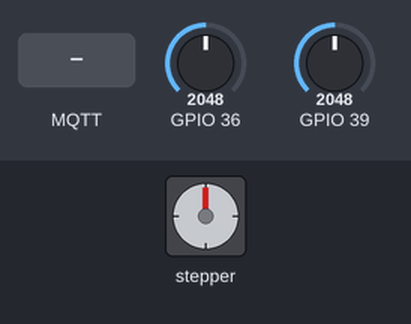
The sketch below on a simulated ESP32. Parts: stepper motor. The test bench sets the inputs (shaded band); at power-on: GPIO 36 = 2048, GPIO 39 = 2048. WiFi joins after 1.5 s; servers stay silent unless stated; no MQTT or app messages arrive unless stated; stepper angles assume 2048 steps per turn; what the sketch prints to the serial monitor is not drawn.

Above: at 2.7 s.
2.8 s: GPIO 36 set to 1036
4.3 s: GPIO 36 set to 945
At 4.75 s:
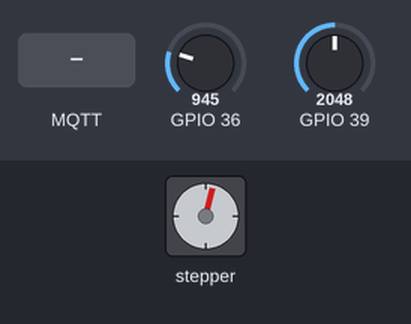
At 5.35 s:
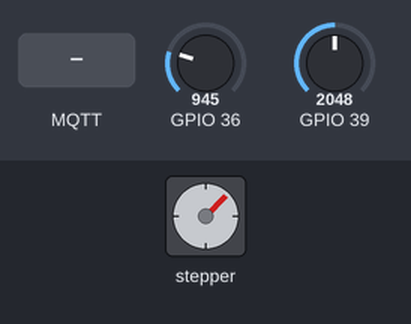
7.3 s: MQTT message "control/window" arrives on the second subscribed topic
At 7.47 s:
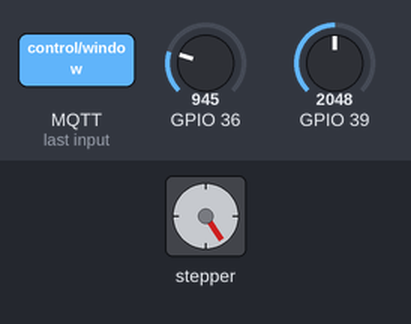
10.3 s: MQTT message "5" arrives on the second subscribed topic
19.3 s: MQTT message "on" arrives on the second subscribed topic
Timing chart, 0 to 23.3 s (numbered marks = the images above; inputs shaded):
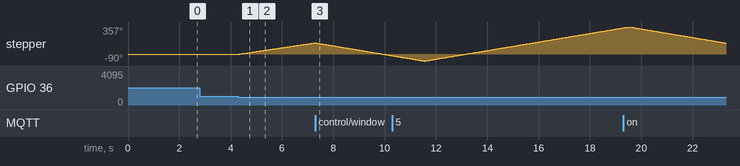

Measured:
- the behaviour switches between 1000 and 999 on GPIO 36 (found by bisection; images 0 and 1)
- after the input at 2.8 s, every drawn part: stays the same
- after the input at 4.3 s, stepper: keeps turning clockwise at about 50°/s, starting at once

The sketch:

windowBlind.ino
```cpp
#include <Stepper.h>
#include <WiFi.h> // Wifi 라이브러리 추가
#include <PubSubClient.h> // MQTT client 라이브러리

// ULN2003 Motor Driver Pins
#define IN1 0
#define IN2 18
#define IN3 23
#define IN4 19
#define IN5 21
#define IN6 22
#define IN7 14
#define IN8 12
#define W_STEP 510
#define B_STEP 3125

const int stepsPerRevolution = 64;  // change this to fit the number of steps per revolution

// initialize the stepper library
Stepper window(stepsPerRevolution, IN1, IN3, IN2, IN4);
//Stepper blind(stepsPerRevolution, IN5, IN7, IN6, IN8);

const char* ssid = "koss"; //사용하는 Wifi 이름
const char* password = "a123456789!"; // 비밀번호
const char* mqtt_server = "3.34.1.95"; // MQTT broker ip
const char* clientName = "wbController"; // client 이름

WiFiClient espClient; // 인터넷과 연결할 수 있는 client 생성
PubSubClient client(espClient); // 해당 client를 mqtt client로 사용할 수 있도록 설정

int step1 = 0, step2 = 0;
//int prev1 = 0, prev2 = 0;

void setup_wifi() {
   delay(10);
   Serial.println();
   Serial.print("Connecting to ");
   Serial.println(ssid);
   WiFi.mode(WIFI_STA);
   WiFi.begin(ssid, password);
   while(WiFi.status() != WL_CONNECTED)
   {
     delay(500);
     Serial.print(".");
   }
   Serial.println("");
   Serial.println("WiFi connected");
   Serial.println("IP address: ");
   Serial.println(WiFi.localIP());
}

void reconnect() {
  //연결될 때까지 시도
  while (!client.connected())
  {
    Serial.print("Attempting MQTT connection...");
    if (client.connect(clientName))
    {
      //연결 성공e default branch is considered the “base” branch in your repository, against which all pull requests and code commits are automatically made, unless you specify a different branch
      Serial.println("connected");
      client.subscribe("control/blind"); // blind 토픽 구독
      client.subscribe("control/window"); // window 토픽 구독
    }
    else
    {
      //연결실패하면 현재 상태 출력하고 5초 후 다시 시도
      Serial.print("failed, rc=");
      Serial.print(client.state());
      Serial.println(" try again in 5 seconds");
      delay(5000);
    }
  }
}

void callback(char* topic, byte* payload, unsigned int uLen) {
  char message[uLen];
  int i;
  for(i = 0; i < uLen; i++){message[i]=(char)payload[i];}

  Serial.print("Subscribe ");
  Serial.print(topic);
  Serial.print(": ");
  Serial.println(message[0]); // 1 or 0

  if((String)topic == "control/window"){
    int move_step = (W_STEP * (String(message[0]).toInt()-1)) - step1;
    Serial.print("move_step: "); Serial.println(move_step);
    window.step(move_step);
    step1 += move_step;
  }
//  else if((String)topic == "control/blind"){
//    int move_step = (B_STEP * (String(message[0]).toInt()-1)) - step2;
//    Serial.print("move_step: "); Serial.println(move_step);
//    blind.step(move_step);
//    step2 += move_step;
//  }
}

void setup() {
  // put your setup code here, to run once:
  Serial.begin(115200);
  setup_wifi();

  window.setSpeed(300);
  //blind.setSpeed(300);

  client.setServer(mqtt_server, 1883); //mqtt 서버와 연결(ip, 1883)
  client.setCallback(callback); //callback 함수 세팅
}

void loop() {
  if (!client.connected()){reconnect();} //mqtt 연결이 안되어있다면 다시 연결
  client.loop(); //연결을 계속해서 유지하고 들어오는 메시지를 확인할 수 있도록 함
  int x = analogRead(36);
  int y = analogRead(39);

  if(x > 3000 && step1 >= 0){
    window.step(-1);
    step1--;
    Serial.println("X-- ");
  }
  else if(x < 1000 && step1 <= W_STEP * 4){
    window.step(1);
    step1++;
    Serial.println("X++ ");
  }
//  else if(y > 3000 && step2 >= 0){
//    blind.step(-1);
//    step2--;
//    Serial.println("y-- ");
//  }
//  else if(y < 1000 && step2 <= B_STEP * 4){
//    blind.step(1);
//    step2++;
//    Serial.println("y++ ");
//  Serial.print("X: ");
//  Serial.print(x);
//  Serial.print(" Y: ");
//  Serial.println(y);
}
```
